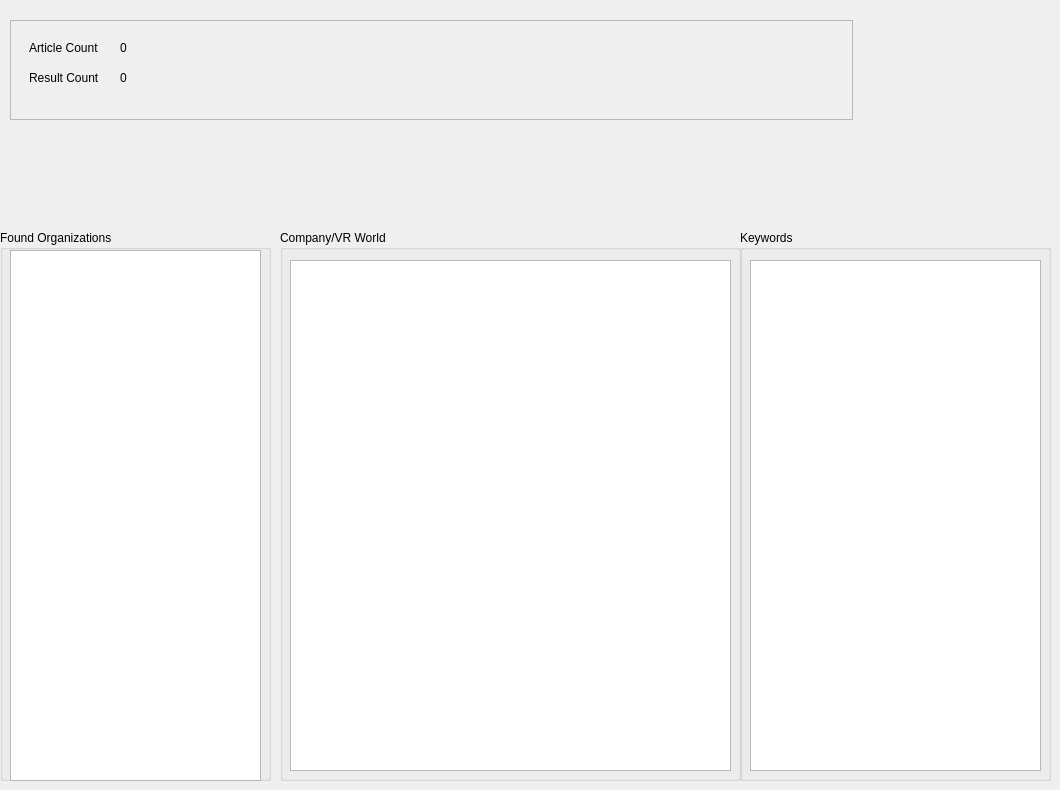
    <widget class="QWidget" name="tabStatistics">
     <attribute name="title">
      <string>Statistics</string>
     </attribute>
     <widget class="QFrame" name="frame">
      <property name="geometry">
       <rect>
        <x>10</x>
        <y>20</y>
        <width>843</width>
        <height>100</height>
       </rect>
      </property>
      <property name="minimumSize">
       <size>
        <width>100</width>
        <height>100</height>
       </size>
      </property>
      <property name="frameShape">
       <enum>QFrame::StyledPanel</enum>
      </property>
      <property name="frameShadow">
       <enum>QFrame::Raised</enum>
      </property>
      <widget class="QLabel" name="lblResultCountNumber">
       <property name="geometry">
        <rect>
         <x>110</x>
         <y>50</y>
         <width>81</width>
         <height>16</height>
        </rect>
       </property>
       <property name="text">
        <string>0</string>
       </property>
      </widget>
      <widget class="QLabel" name="lblResultCount">
       <property name="geometry">
        <rect>
         <x>19</x>
         <y>50</y>
         <width>91</width>
         <height>16</height>
        </rect>
       </property>
       <property name="text">
        <string>Result Count</string>
       </property>
      </widget>
      <widget class="QLabel" name="lblArticleCountNumber">
       <property name="geometry">
        <rect>
         <x>110</x>
         <y>20</y>
         <width>71</width>
         <height>16</height>
        </rect>
       </property>
       <property name="text">
        <string>0</string>
       </property>
      </widget>
      <widget class="QLabel" name="lblArticleCount">
       <property name="geometry">
        <rect>
         <x>19</x>
         <y>20</y>
         <width>91</width>
         <height>16</height>
        </rect>
       </property>
       <property name="text">
        <string>Article Count</string>
       </property>
      </widget>
     </widget>
     <widget class="QGroupBox" name="groupBox_7">
      <property name="geometry">
       <rect>
        <x>280</x>
        <y>230</y>
        <width>461</width>
        <height>551</height>
       </rect>
      </property>
      <property name="title">
       <string>Company/VR World</string>
      </property>
      <widget class="QTextEdit" name="editEnhancedCompany">
       <property name="geometry">
        <rect>
         <x>10</x>
         <y>30</y>
         <width>441</width>
         <height>511</height>
        </rect>
       </property>
      </widget>
     </widget>
     <widget class="QGroupBox" name="groupBox_8">
      <property name="geometry">
       <rect>
        <x>0</x>
        <y>230</y>
        <width>271</width>
        <height>551</height>
       </rect>
      </property>
      <property name="title">
       <string>Found Organizations</string>
      </property>
      <widget class="QListWidget" name="listEnhancedTickers">
       <property name="geometry">
        <rect>
         <x>10</x>
         <y>20</y>
         <width>251</width>
         <height>531</height>
        </rect>
       </property>
      </widget>
     </widget>
     <widget class="QGroupBox" name="groupBox_9">
      <property name="geometry">
       <rect>
        <x>740</x>
        <y>230</y>
        <width>311</width>
        <height>551</height>
       </rect>
      </property>
      <property name="title">
       <string>Keywords</string>
      </property>
      <widget class="QListWidget" name="listEnhancedKeywords">
       <property name="geometry">
        <rect>
         <x>10</x>
         <y>30</y>
         <width>291</width>
         <height>511</height>
        </rect>
       </property>
      </widget>
     </widget>
    </widget>
